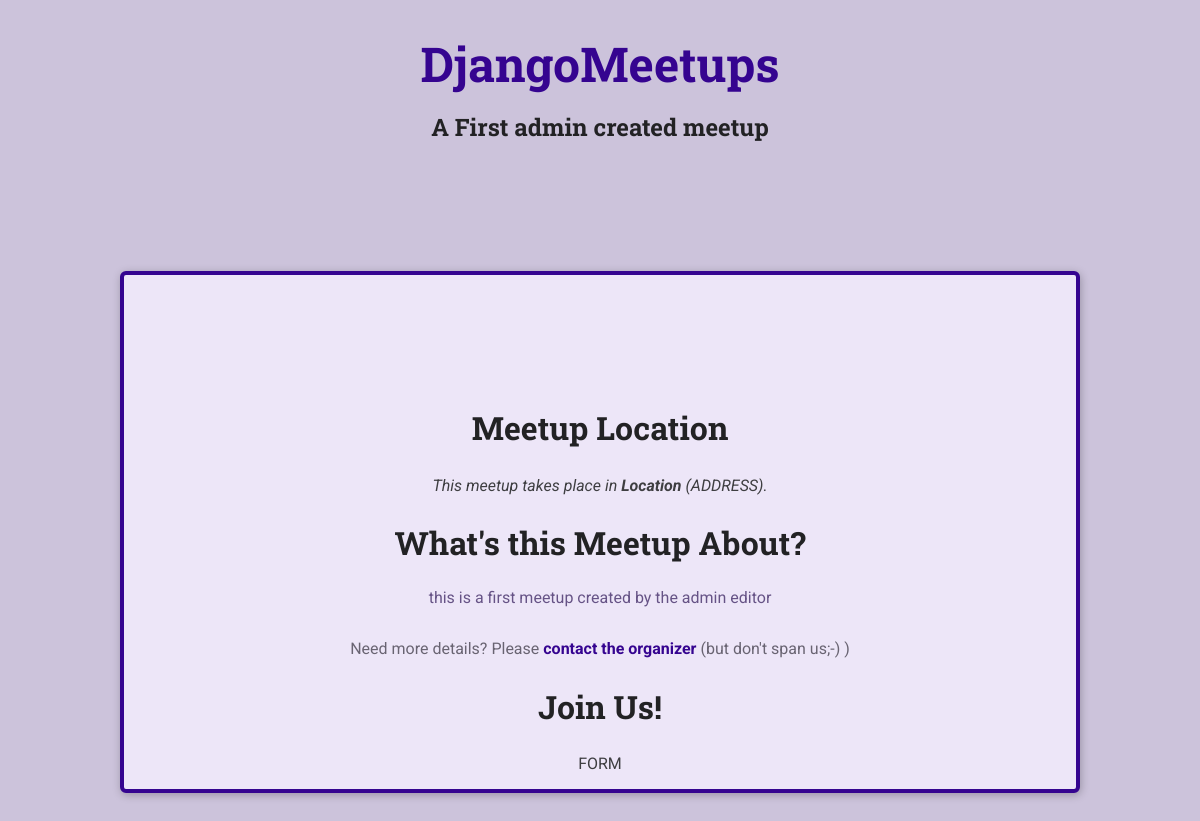
Page /meetups/a-first-meetup-admin on the earlier database version.
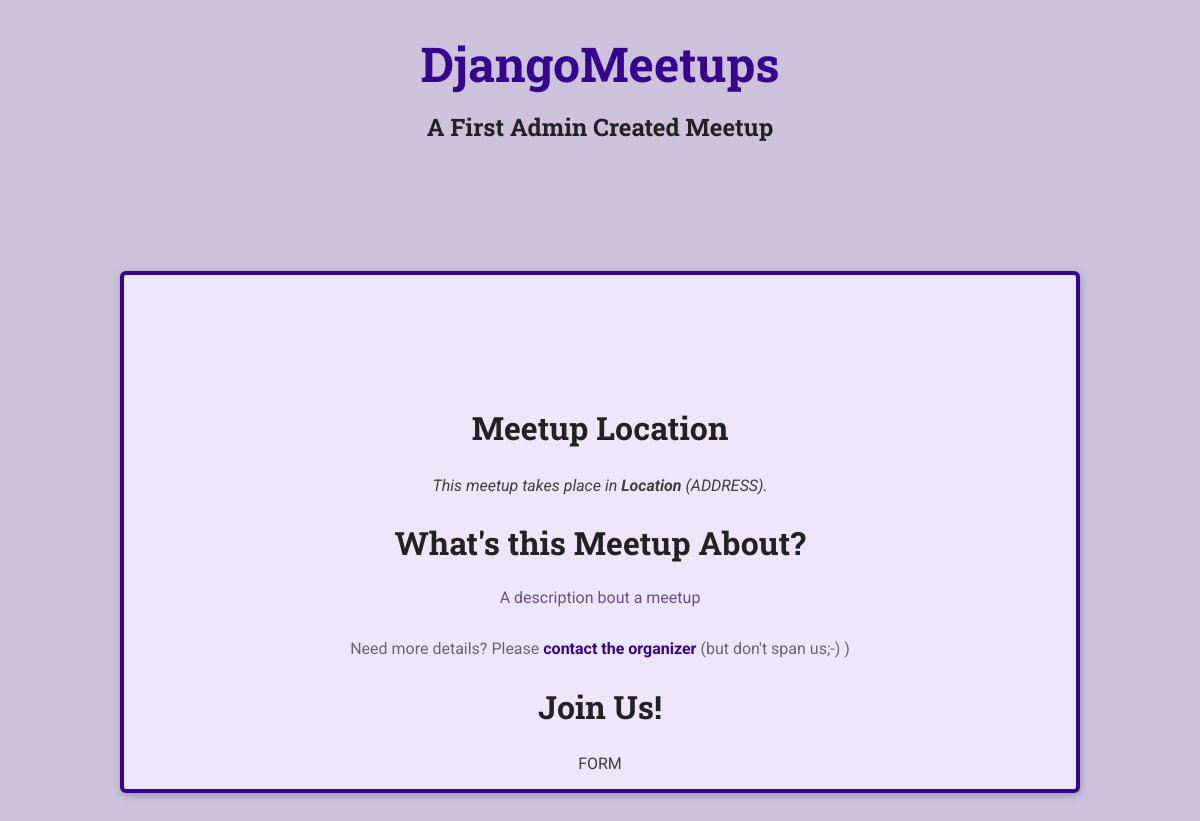
Same page on the later database version.
### meetups/models.py (models this page shows, shortened)
class Meetup(models.Model):
	title = models.CharField(max_length=200)
	slug = models.SlugField(unique=True)
	description = models.TextField()
	image =  models.ImageField(upload_to='images')

### meetups/views.py (the view)
# urls.py: path('meetups/<slug:meetup_slug>', views.meetup_details, name='meetup-detail')
def meetup_details(request, meetup_slug):
    try:
        selected_meetup = Meetup.objects.get(slug=meetup_slug)
        return render(request,'meetups/meetup-details.html',{
            'meetup_found': True,
            'meetup_title': selected_meetup.title,
            'meetup_description': selected_meetup.description
            })
    except Exception as exc:
        return render(request, 'meetups/meetup-details.html', {
            'meetup_found': False
            })

### meetups/templates/meetups/meetup-details.html (shortened to what this page needs)
{% extends 'meetups/base/base.html' %}
{% load static %}
{% block site_css %}
<link rel="stylesheet" type="text/css" href="{% static 'meetups/styles/meetup-detail.css'%}">
{% endblock %}
{% block main_heading %}
    {{ meetup_title }}
{% endblock %}
{% block body %}
	{% if meetup_found %}
		<article>
			<section id="location">
				<h2>Meetup Location</h2>
				<address>This meetup takes place in <span>Location</span> (ADDRESS).</address>
			</section>
			<section id="details">
				<h2>What's this Meetup About?</h2>
				<p>{{ meetup_description }}</p>
				<footer>
					<p>Need more details? Please <a href=""> contact the organizer</a> (but don't span us;-) )</p>
				</footer>
			</section>
			<section id="registration">
				<h2>Join Us!</h2>
				FORM
			</section>
		</article>
	{% else %}
		<p>No meetup found for this slug, sorry!</p>
	{% endif %}
{% endblock %}

### meetups/templates/meetups/base/base.html (shortened to what this page needs)
{% load static %}
<!DOCTYPE html>
<html lang="en">
<head>
    <link rel="stylesheet" href="{% static 'meetups/styles/base.css' %}">
    {% block site_css %}{% endblock %}
</head>
<body>
    <header id="main-header">
        <nav><a href="/meetups" id="main-logo">DjangoMeetups</a></nav>
        <h1>{% block main_heading %}{% endblock %}</h1>
    </header>
    <main>
        {% block body %}{% endblock %}
    </main>
</body>
</html>

### meetups/static/meetups/styles/base.css (style rules this page uses)
* { box-sizing: border-box; }
body { font-family: 'Roboto', sans-serif; margin: 0; background-color: #ccc3db; color: #3e3e41; }
h1, h2, h3 { font-family: 'Roboto Slab', sans-serif; color: #222224; }
#main-header { width: 100%; text-align: center; padding: 2rem 0; }
#main-header h1 { font-size: 1.5rem; }
#main-logo { font-size: 3rem; font-family: 'Roboto Slab', sans-serif; text-decoration: none; color: #350490; font-weight: bold; }

### meetups/static/meetups/styles/meetup-detail.css (style rules this page uses)
article { max-width: 60rem; margin: 5rem auto; border-radius: 6px; background-color: #ede6f8; border: 4px solid #350490; box-shadow: 1px 2px 8px rgba(0, 0, 0, 0.25); position: relative; padding: 1rem; text-align: center; }
section:first-of-type { margin-top: 6rem; }
h2 { font-size: 2rem; }
address span { font-weight: bold; }
#details h2 { margin-bottom: 0.5rem; }
#details > p { color: #665386; padding: 1rem; border-radius: 4px; max-width: 80%; margin: auto; }
#details footer { color: #696472; }
#details footer a { color: #350490; text-decoration: none; font-weight: bold; }

Differences in the rows shown:
removed Meetup: title "A First admin created meetup", description "this is a first meetup created by the admin editor"
added Meetup: title "A First Admin Created Meetup", description "A description bout a meetup"
